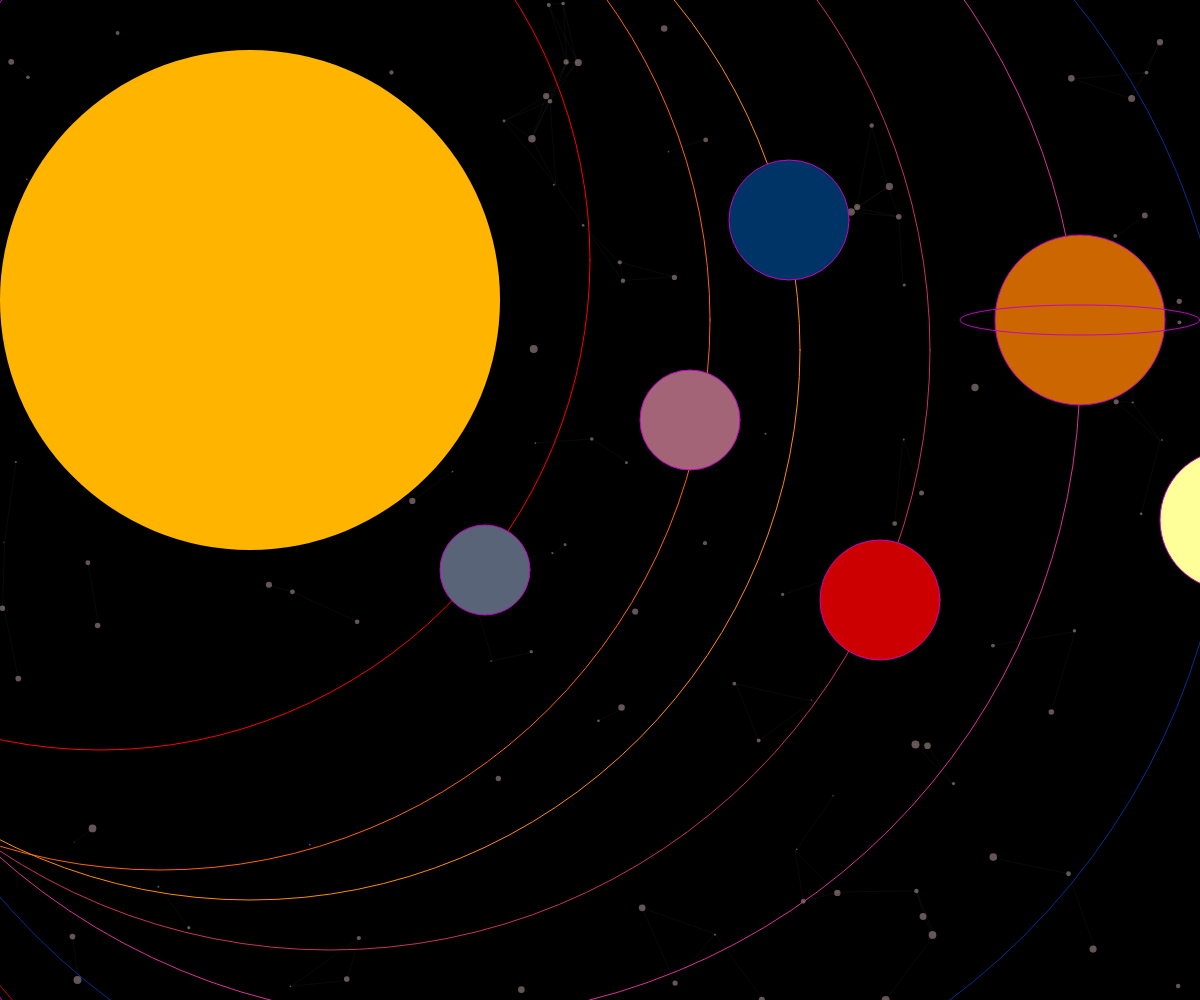
Frame 1 (no input)
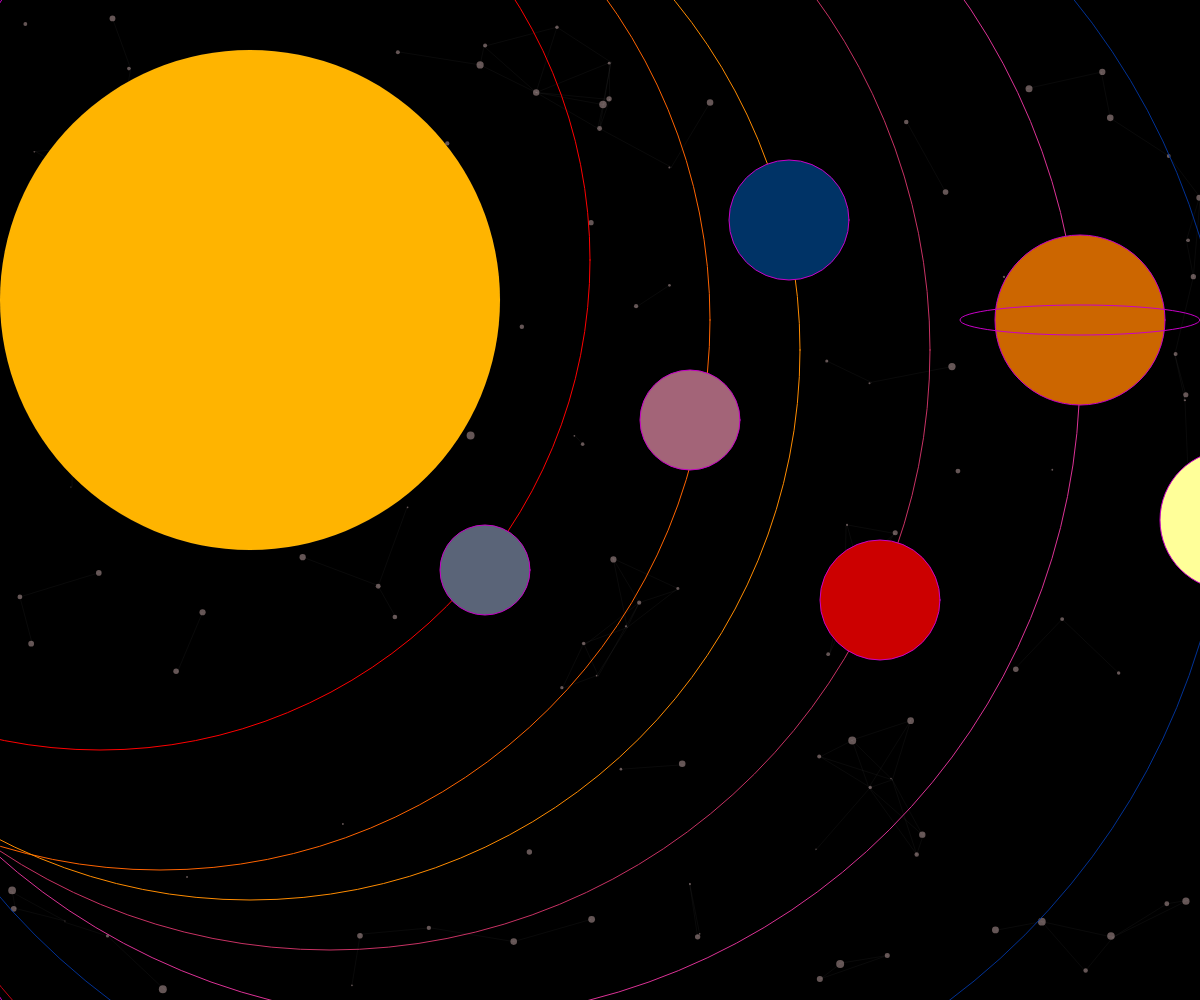
Frame 60 (no input)
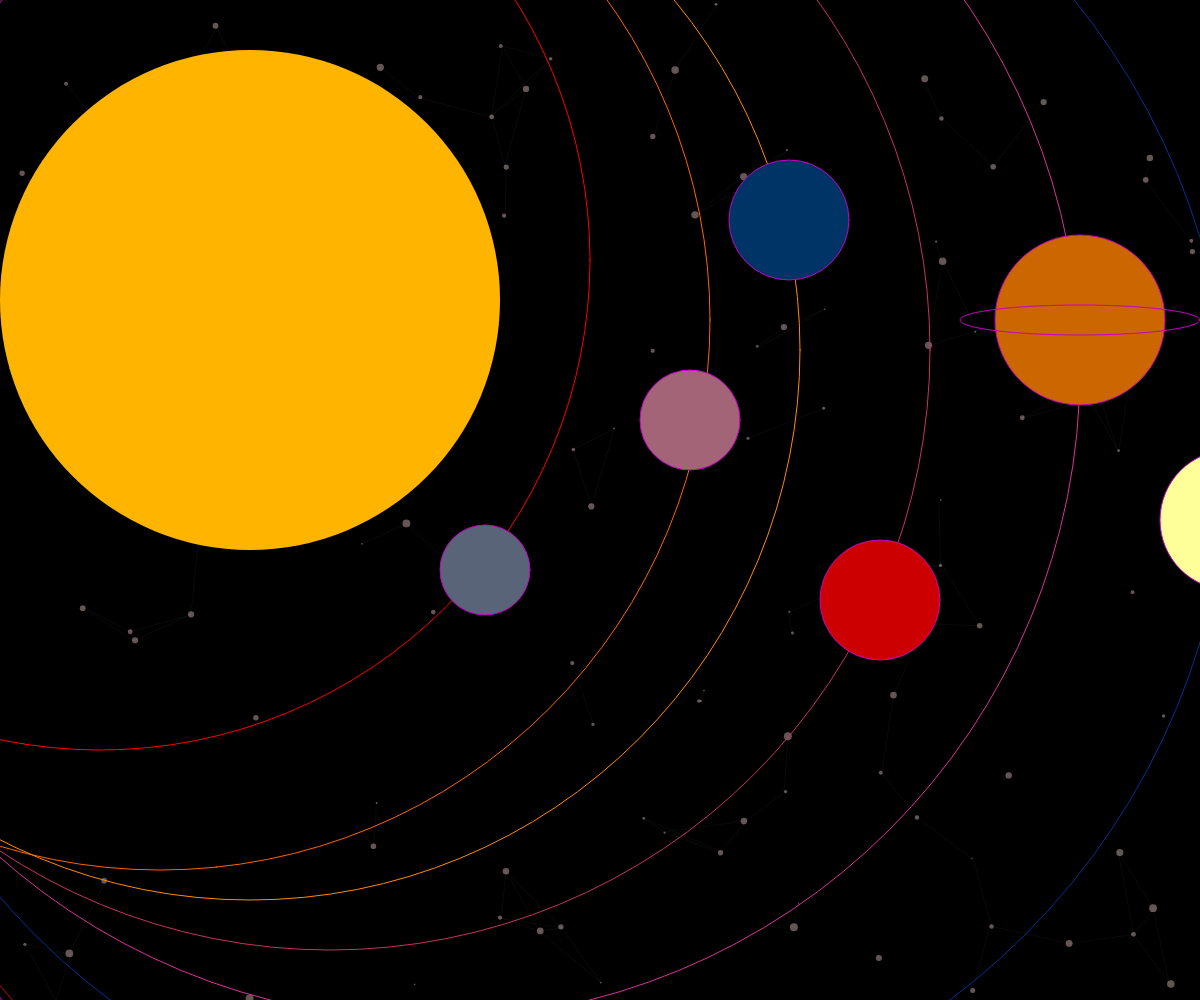
Frame 120 (the mouse pressed at the canvas centre since frame 60)

The p5.js sketch that drew these frames (run headless with seeded random() and noise() and a simulated clock; from frame 60 on, the mouse is pressed at the canvas centre):

// p5.js sketch
// ── sketch.js
class Particle {

  constructor(){
    this.x = random(0,width);
    this.y = random(0,height);
    this.r = random(1,8);
    this.xSpeed = random(-2,2);
    this.ySpeed = random(-1,1.5);
  }

  createParticle() {
    noStroke();
    fill('rgba(200,169,169,0.5)');
    circle(this.x,this.y,this.r);
  }

  moveParticle() {
    if(this.x < 0 || this.x > width)
      this.xSpeed*=-1;
    if(this.y < 0 || this.y > height)
      this.ySpeed*=-1;
    this.x+=this.xSpeed;
    this.y+=this.ySpeed;
  }
  joinParticles(particles) {
    particles.forEach(element =>{
      let dis = dist(this.x,this.y,element.x,element.y);
      if(dis<85) {
        stroke('rgba(255,255,255,0.04)');
        line(this.x,this.y,element.x,element.y);
      }
    });
  }
}

let particles = [];



function setup() {
  createCanvas (window.innerWidth, window.innerHeight);
  for(let i = 0;i<width/10;i++){
    particles.push(new Particle());
  }
}


function draw() {
  background (0);
  for(let i = 0;i<particles.length;i++) {
    particles[i].createParticle();
    particles[i].moveParticle();
    particles[i].joinParticles(particles.slice(i));
  }

fill (255,180,0)
 circle(250, 300, 500);

  noFill ();
  stroke (255,0,0);
  circle (100, 260, 980);
  noFill ();
  stroke (255,100,0);
  circle (160, 320, 1100);
  noFill ();
  stroke (255,140,0);
  circle (250, 350, 1100);
  noFill ();
  stroke (200,50,100);
  circle (330, 350, 1200);
  noFill ();
  stroke (220,50,150);
  circle (430, 370, 1300);
  noFill ();
  stroke (0,50,150);
  circle (530, 440, 1400);
  noFill ();
  stroke (200,0,20);
  circle (620, 480, 1600);
  noFill ();
  stroke (200,0,200);
  circle (750, 500, 1800);

  fill (90,100,120)
  circle(485, 570, 90);
  fill (163,100,120)
  circle(690, 420, 100);
  fill (0,51,102)
  circle(789, 220, 120);
  fill (204,0,0)
  circle(880, 600, 120);
  fill (204,102,0)
  circle(1080, 320, 170);
  fill (255,255,153)
  circle(1230, 520, 140);
  noFill ();
  ellipse(1080, 320, 240, 30);

  fill (51,153,255)
  circle(1340, 120, 120);
  fill (0,0,153)
  circle(1630, 340, 100);
}



// ── style.css
body{
    margin: 0;
    overflow: hidden;
}

audio #Earth {
    position:absolute;
    top: 250px;
    right: 850px;
}
